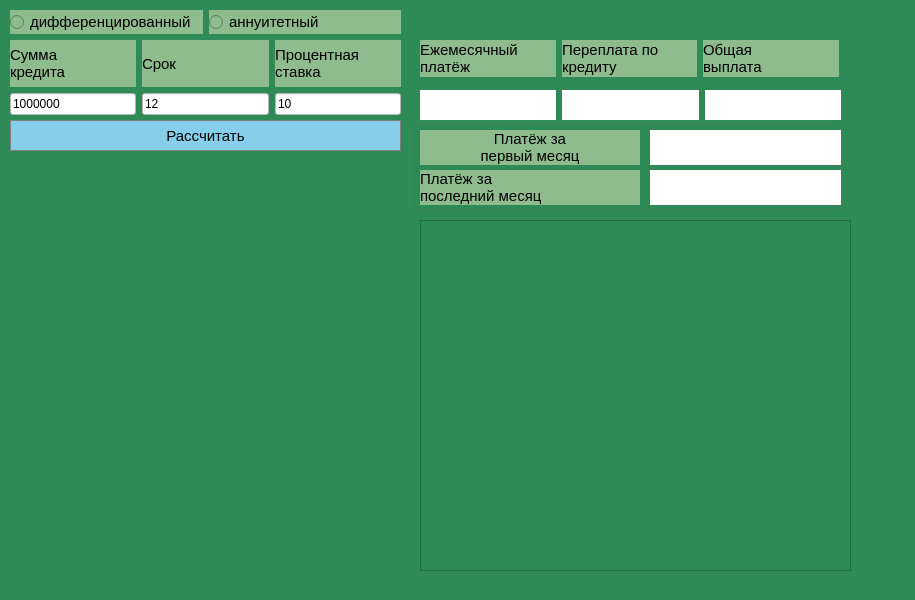
<?xml version="1.0" encoding="UTF-8"?>
<ui version="4.0">
 <class>CreditCalc</class>
 <widget class="QDialog" name="CreditCalc">
  <property name="geometry">
   <rect>
    <x>0</x>
    <y>0</y>
    <width>915</width>
    <height>600</height>
   </rect>
  </property>
  <property name="minimumSize">
   <size>
    <width>915</width>
    <height>600</height>
   </size>
  </property>
  <property name="baseSize">
   <size>
    <width>0</width>
    <height>13</height>
   </size>
  </property>
  <property name="windowTitle">
   <string>Credit calculator</string>
  </property>
  <property name="styleSheet">
   <string notr="true">background-color: rgb(46, 139, 87);</string>
  </property>
  <widget class="QPushButton" name="pushButton_start">
   <property name="geometry">
    <rect>
     <x>10</x>
     <y>120</y>
     <width>391</width>
     <height>31</height>
    </rect>
   </property>
   <property name="font">
    <font>
     <pointsize>11</pointsize>
    </font>
   </property>
   <property name="styleSheet">
    <string notr="true">QPushButton {
  background-color: rgb(135, 206, 235);
  border: 1px solid gray;
}
QPushButton:pressed {
    background-color: qlineargradient(x1: 0, y1: 0, x2: 0, y2: 1,
                                      stop: 0 #BEBEBE, stop: 1 #D7D7D7);
}</string>
   </property>
   <property name="text">
    <string>Рассчитать</string>
   </property>
  </widget>
  <widget class="QWidget" name="layoutWidget">
   <property name="geometry">
    <rect>
     <x>420</x>
     <y>90</y>
     <width>421</width>
     <height>31</height>
    </rect>
   </property>
   <layout class="QHBoxLayout" name="horizontalLayout_5">
    <item>
     <widget class="QLabel" name="label_mounhly_payment_2">
      <property name="styleSheet">
       <string notr="true">background-color: rgb(255, 255, 255);
font: 11pt &quot;Sans Serif&quot;;</string>
      </property>
      <property name="text">
       <string/>
      </property>
     </widget>
    </item>
    <item>
     <widget class="QLabel" name="label_overpayment_2">
      <property name="styleSheet">
       <string notr="true">background-color: rgb(255, 255, 255);
font: 11pt &quot;Sans Serif&quot;;</string>
      </property>
      <property name="text">
       <string/>
      </property>
     </widget>
    </item>
    <item>
     <widget class="QLabel" name="label_total_payment_2">
      <property name="styleSheet">
       <string notr="true">background-color: rgb(255, 255, 255);
font: 11pt &quot;Sans Serif&quot;;</string>
      </property>
      <property name="text">
       <string/>
      </property>
     </widget>
    </item>
   </layout>
  </widget>
  <widget class="QWidget" name="layoutWidget">
   <property name="geometry">
    <rect>
     <x>420</x>
     <y>40</y>
     <width>419</width>
     <height>37</height>
    </rect>
   </property>
   <layout class="QHBoxLayout" name="horizontalLayout_4">
    <item>
     <widget class="QLabel" name="label_mounhly_payment">
      <property name="font">
       <font>
        <pointsize>11</pointsize>
       </font>
      </property>
      <property name="styleSheet">
       <string notr="true">background-color: rgb(143, 188, 143);</string>
      </property>
      <property name="text">
       <string>Ежемесячный 
платёж</string>
      </property>
     </widget>
    </item>
    <item>
     <widget class="QLabel" name="label_overpayment">
      <property name="font">
       <font>
        <pointsize>11</pointsize>
       </font>
      </property>
      <property name="styleSheet">
       <string notr="true">background-color: rgb(143, 188, 143);</string>
      </property>
      <property name="text">
       <string>Переплата по 
кредиту</string>
      </property>
     </widget>
    </item>
    <item>
     <widget class="QLabel" name="label_total_payment">
      <property name="font">
       <font>
        <pointsize>11</pointsize>
       </font>
      </property>
      <property name="styleSheet">
       <string notr="true">background-color: rgb(143, 188, 143);</string>
      </property>
      <property name="text">
       <string>Общая
выплата</string>
      </property>
     </widget>
    </item>
   </layout>
  </widget>
  <widget class="QWidget" name="layoutWidget">
   <property name="geometry">
    <rect>
     <x>10</x>
     <y>10</y>
     <width>391</width>
     <height>105</height>
    </rect>
   </property>
   <layout class="QVBoxLayout" name="verticalLayout">
    <item>
     <layout class="QHBoxLayout" name="horizontalLayout">
      <item>
       <widget class="QRadioButton" name="radioButton_diff">
        <property name="font">
         <font>
          <pointsize>11</pointsize>
         </font>
        </property>
        <property name="styleSheet">
         <string notr="true">background-color: rgb(143, 188, 143);</string>
        </property>
        <property name="text">
         <string>дифференцированный</string>
        </property>
       </widget>
      </item>
      <item>
       <widget class="QRadioButton" name="radioButton_annuity">
        <property name="font">
         <font>
          <pointsize>11</pointsize>
         </font>
        </property>
        <property name="styleSheet">
         <string notr="true">background-color: rgb(143, 188, 143);</string>
        </property>
        <property name="text">
         <string>аннуитетный</string>
        </property>
       </widget>
      </item>
     </layout>
    </item>
    <item>
     <layout class="QHBoxLayout" name="horizontalLayout_2">
      <item>
       <widget class="QLabel" name="label_amount_credit">
        <property name="font">
         <font>
          <pointsize>11</pointsize>
         </font>
        </property>
        <property name="styleSheet">
         <string notr="true">background-color: rgb(143, 188, 143);</string>
        </property>
        <property name="text">
         <string>Сумма 
кредита</string>
        </property>
       </widget>
      </item>
      <item>
       <widget class="QLabel" name="label_term">
        <property name="font">
         <font>
          <pointsize>11</pointsize>
         </font>
        </property>
        <property name="styleSheet">
         <string notr="true">background-color: rgb(143, 188, 143);</string>
        </property>
        <property name="text">
         <string>Срок</string>
        </property>
       </widget>
      </item>
      <item>
       <widget class="QLabel" name="label_interest_rate">
        <property name="font">
         <font>
          <pointsize>11</pointsize>
         </font>
        </property>
        <property name="styleSheet">
         <string notr="true">background-color: rgb(143, 188, 143);</string>
        </property>
        <property name="text">
         <string>Процентная 
ставка</string>
        </property>
       </widget>
      </item>
     </layout>
    </item>
    <item>
     <layout class="QHBoxLayout" name="horizontalLayout_3">
      <item>
       <widget class="QLineEdit" name="lineEdit_amount_credit">
        <property name="styleSheet">
         <string notr="true">background-color: rgb(255, 255, 255);
font: 11pt &quot;Sans Serif&quot;;</string>
        </property>
        <property name="text">
         <string>1000000</string>
        </property>
       </widget>
      </item>
      <item>
       <widget class="QLineEdit" name="lineEdit_term">
        <property name="styleSheet">
         <string notr="true">background-color: rgb(255, 255, 255);
font: 11pt &quot;Sans Serif&quot;;</string>
        </property>
        <property name="text">
         <string>12</string>
        </property>
       </widget>
      </item>
      <item>
       <widget class="QLineEdit" name="lineEdit_interest_rate">
        <property name="styleSheet">
         <string notr="true">background-color: rgb(255, 255, 255);
font: 11pt &quot;Sans Serif&quot;;</string>
        </property>
        <property name="text">
         <string>10</string>
        </property>
       </widget>
      </item>
     </layout>
    </item>
   </layout>
  </widget>
  <widget class="QLabel" name="label_diff_m_payment">
   <property name="geometry">
    <rect>
     <x>10</x>
     <y>180</y>
     <width>371</width>
     <height>391</height>
    </rect>
   </property>
   <property name="sizePolicy">
    <sizepolicy hsizetype="Fixed" vsizetype="Fixed">
     <horstretch>9</horstretch>
     <verstretch>0</verstretch>
    </sizepolicy>
   </property>
   <property name="sizeIncrement">
    <size>
     <width>0</width>
     <height>2</height>
    </size>
   </property>
   <property name="baseSize">
    <size>
     <width>120</width>
     <height>80</height>
    </size>
   </property>
   <property name="toolTipDuration">
    <number>-1</number>
   </property>
   <property name="whatsThis">
    <string notr="true"/>
   </property>
   <property name="layoutDirection">
    <enum>Qt::RightToLeft</enum>
   </property>
   <property name="text">
    <string/>
   </property>
   <property name="textFormat">
    <enum>Qt::PlainText</enum>
   </property>
   <property name="wordWrap">
    <bool>true</bool>
   </property>
   <property name="textInteractionFlags">
    <set>Qt::TextEditorInteraction</set>
   </property>
  </widget>
  <widget class="QGroupBox" name="groupBox">
   <property name="geometry">
    <rect>
     <x>410</x>
     <y>120</y>
     <width>431</width>
     <height>91</height>
    </rect>
   </property>
   <property name="title">
    <string/>
   </property>
   <widget class="QLabel" name="label_mounhly_payment_3">
    <property name="geometry">
     <rect>
      <x>10</x>
      <y>10</y>
      <width>220</width>
      <height>35</height>
     </rect>
    </property>
    <property name="font">
     <font>
      <pointsize>11</pointsize>
     </font>
    </property>
    <property name="cursor">
     <cursorShape>ArrowCursor</cursorShape>
    </property>
    <property name="contextMenuPolicy">
     <enum>Qt::NoContextMenu</enum>
    </property>
    <property name="styleSheet">
     <string notr="true">background-color: rgb(143, 188, 143);</string>
    </property>
    <property name="text">
     <string>Платёж за 
первый месяц</string>
    </property>
    <property name="alignment">
     <set>Qt::AlignCenter</set>
    </property>
   </widget>
   <widget class="QLabel" name="label_first_month">
    <property name="geometry">
     <rect>
      <x>240</x>
      <y>10</y>
      <width>220</width>
      <height>35</height>
     </rect>
    </property>
    <property name="styleSheet">
     <string notr="true">background-color: rgb(255, 255, 255);
font: 11pt &quot;Sans Serif&quot;;</string>
    </property>
    <property name="text">
     <string/>
    </property>
   </widget>
   <widget class="QLabel" name="label_mounhly_payment_4">
    <property name="geometry">
     <rect>
      <x>10</x>
      <y>50</y>
      <width>220</width>
      <height>35</height>
     </rect>
    </property>
    <property name="font">
     <font>
      <pointsize>11</pointsize>
     </font>
    </property>
    <property name="styleSheet">
     <string notr="true">background-color: rgb(143, 188, 143);</string>
    </property>
    <property name="text">
     <string>Платёж за 
последний месяц</string>
    </property>
   </widget>
   <widget class="QLabel" name="label_last_month">
    <property name="geometry">
     <rect>
      <x>240</x>
      <y>50</y>
      <width>220</width>
      <height>35</height>
     </rect>
    </property>
    <property name="minimumSize">
     <size>
      <width>80</width>
      <height>20</height>
     </size>
    </property>
    <property name="mouseTracking">
     <bool>true</bool>
    </property>
    <property name="layoutDirection">
     <enum>Qt::RightToLeft</enum>
    </property>
    <property name="styleSheet">
     <string notr="true">background-color: rgb(255, 255, 255);
font: 11pt &quot;Sans Serif&quot;;</string>
    </property>
    <property name="midLineWidth">
     <number>-3</number>
    </property>
    <property name="text">
     <string/>
    </property>
    <property name="textFormat">
     <enum>Qt::MarkdownText</enum>
    </property>
    <property name="alignment">
     <set>Qt::AlignLeading|Qt::AlignLeft|Qt::AlignTop</set>
    </property>
   </widget>
  </widget>
  <widget class="QTextEdit" name="textEdit_diff">
   <property name="geometry">
    <rect>
     <x>420</x>
     <y>220</y>
     <width>431</width>
     <height>351</height>
    </rect>
   </property>
  </widget>
 </widget>
 <resources/>
 <connections/>
</ui>
